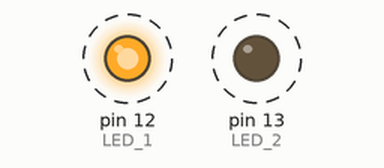
A sketch run on a simulated Arduino Uno, built with avr-gcc and run on an emulated ATmega328P. Shown: output pins drawn as LEDs (lit = HIGH). Dashed ring = blinking.

Above: at 0.5 s.
Timing chart, 0 to 4.6 s (numbered marks = the images above):
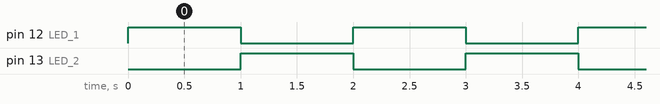

Measured:
- by itself, pin 12 (LED_1), pin 13 (LED_2): alternates HIGH for 1.0 s and LOW for 1.0 s

The sketch:

exercice3.ino.ino
```cpp
#define LED_1 12
#define LED_2 13

void setup() {
  pinMode(LED_1, OUTPUT);
  pinMode(LED_2, OUTPUT);
}

void loop() {
  digitalWrite(LED_1, HIGH);
  digitalWrite(LED_2, LOW);
  delay(1000);
  digitalWrite(LED_1, LOW);
  digitalWrite(LED_2, HIGH);
  delay(1000);
}
```
